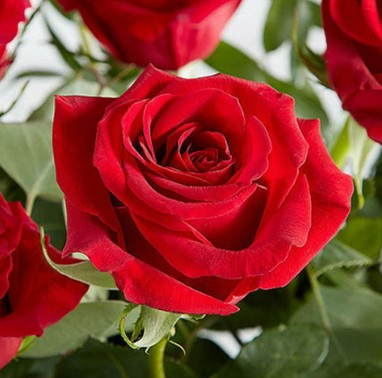
#> input picture exp3/img.jpg, 382 x 378 px
$ python quadtree.py
#> lines starting #> are read from the running program, lines starting #| are printed output that depends on the picture
import cv2
import numpy as np
import matplotlib.pyplot as plt

# Read image
img = cv2.imread("img.jpg")
#> img is the input picture: shape (378, 382, 3); mean B, G, R 48.6, 58.9, 140.7

if img is None:
    print("Error: Image not found")
    exit()

# Convert BGR to RGB
img = cv2.cvtColor(img, cv2.COLOR_BGR2RGB)

# -------- SPLIT IMAGE --------
def split4(image):
    h, w = image.shape[:2]
#> h = 378; w = 382
    h_mid = h // 2
#> h_mid = 189
    w_mid = w // 2
#> w_mid = 191

    north_west = image[:h_mid, :w_mid]
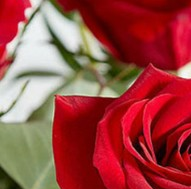
#> north_west: shape (189, 191, 3); mean R, G, B 156.9, 70.6, 67.6
    north_east = image[:h_mid, w_mid:]
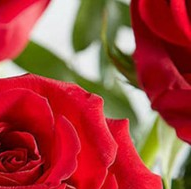
#> north_east: shape (189, 191, 3); mean R, G, B 164.4, 67.9, 61.1
    south_west = image[h_mid:, :w_mid]
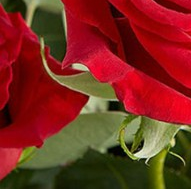
#> south_west: shape (189, 191, 3); mean R, G, B 122.4, 43.4, 30.2
    south_east = image[h_mid:, w_mid:]
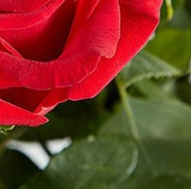
#> south_east: shape (189, 191, 3); mean R, G, B 119.1, 53.9, 35.7

    return north_west, north_east, south_west, south_east


split_img = split4(img)

# Display split images
plt.figure(figsize=(6, 6))
plt.subplot(2, 2, 1)
plt.imshow(split_img[0])
plt.title("North West")

plt.subplot(2, 2, 2)
plt.imshow(split_img[1])
plt.title("North East")

plt.subplot(2, 2, 3)
plt.imshow(split_img[2])
plt.title("South West")

plt.subplot(2, 2, 4)
plt.imshow(split_img[3])
plt.title("South East")

plt.tight_layout()
plt.show()

# -------- CONCATENATE IMAGE --------
def concatenate4(nw, ne, sw, se):
    top = np.concatenate((nw, ne), axis=1)
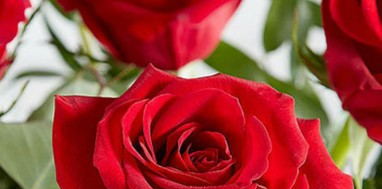
#> top: shape (189, 382, 3); mean R, G, B 160.7, 69.2, 64.3
    bottom = np.concatenate((sw, se), axis=1)
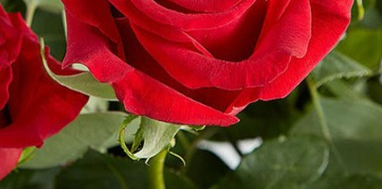
#> bottom: shape (189, 382, 3); mean R, G, B 120.8, 48.6, 33
    return np.concatenate((top, bottom), axis=0)


full_img = concatenate4(
    split_img[0],
    split_img[1],
    split_img[2],
    split_img[3]
)

# Display reconstructed image
plt.figure()
plt.imshow(full_img)
plt.title("Reconstructed Image")
plt.axis("off")
plt.show()
